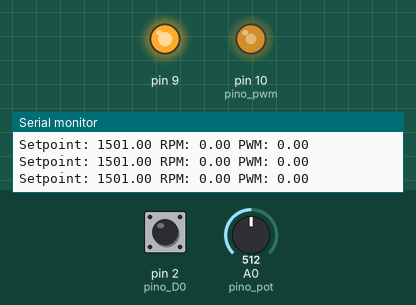
Bench run of a sketch on a simulated Arduino Uno, built with avr-gcc and run on an emulated ATmega328P. On the bench: output pins drawn as LEDs (lit = HIGH), the last lines printed to the serial monitor. The inputs (shaded band) are chosen by the test bench; at power-on: pin 2 (pino_D0) LOW, A0 (pino_pot) = 512.

Above: at 1.2 s.
1.3 s: pin 2 (pino_D0) driven HIGH
At 2.2 s:
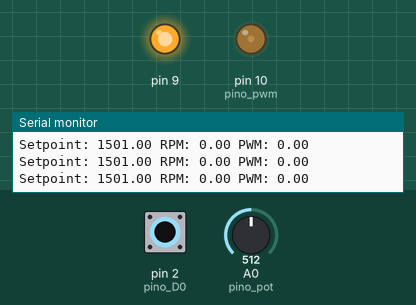
3.1 s: pin 2 (pino_D0) pulsed LOW 5 times (0.12 s each, 0.3 s apart)
At 5.8 s:
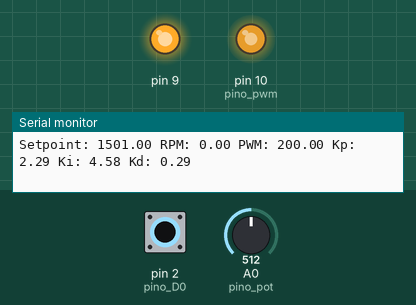
Timing chart, 0 to 7.3 s (numbered marks = the images above; inputs shaded):
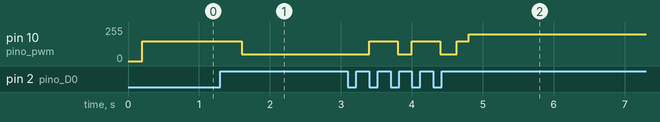

The sketch:

controlador_PID_Autoajustavel.ino
```cpp
#include <PID_v1.h>

// Pinos
const int pino_D0 = 2;
const int pino_pwm = 10;
const int pino_pot = A0;

// Variáveis do encoder
float rpm;
unsigned long timeold;
const unsigned int pulsos_por_volta = 9;
volatile byte pulsos;
int estadoAtual;
int estadoAnterior = LOW;

// Variáveis do PID
double Setpoint, Input, Output;
double Kp = 0.1, Ki = 0.0, Kd = 0.0;
PID myPID(&Input, &Output, &Setpoint, Kp, Ki, Kd, DIRECT);

// Variáveis para auto-tuning
bool tuning = true;
unsigned long lastTime = 0;
const int PWM_BASE = 100;     // PWM base durante o auto-tuning
const int PWM_STEP = 50;      // Amplitude do relay
double rpmMax = 0;            // RPM máximo durante oscilação
double rpmMin = 9999;         // RPM mínimo durante oscilação
unsigned long periodStart = 0; // Tempo de início do período
int crossings = 0;            // Contagem de cruzamentos
double avgRPM = 0;            // RPM médio
bool relayHigh = true;        // Estado do relay
double Tu = 0;                // Período de oscilação
double Ku = 0;                // Ganho crítico

void setup() {
  Serial.begin(9600);

  pinMode(pino_D0, INPUT);
  pinMode(pino_pwm, OUTPUT);
  pinMode(9, OUTPUT);
  digitalWrite(9, HIGH);

  pulsos = 0;
  rpm = 0;
  timeold = millis();

  // Configuração inicial do PID
  myPID.SetMode(AUTOMATIC);
  myPID.SetOutputLimits(0, 200);

  Serial.println("Sistema iniciado - Modo Auto-tuning");
}

void loop() {
  // Leitura do setpoint via potenciômetro
  int potValue = analogRead(pino_pot);
  Setpoint = map(potValue, 0, 1023, 0, 3000);

  // Leitura do encoder
  estadoAtual = digitalRead(pino_D0);
  if (estadoAtual == HIGH && estadoAnterior == LOW) {
    pulsos++;
  }
  estadoAnterior = estadoAtual;

  // Cálculo do RPM e controle
  if (millis() - timeold >= 200) {  // Atualiza a cada 200ms
    unsigned long tempoDecorrido = millis() - timeold;
    rpm = (60.0 * 1000.0 * pulsos) / (pulsos_por_volta * tempoDecorrido);
    timeold = millis();
    pulsos = 0;
    Input = rpm;

    if (tuning) {
      autotunePID();
    } else {
      myPID.Compute();
      analogWrite(pino_pwm, Output);
    }

    // Debug
    Serial.print("Setpoint: ");
    Serial.print(Setpoint);
    Serial.print(" RPM: ");
    Serial.print(rpm, 2);
    Serial.print(" PWM: ");
    Serial.print(Output);
    if (!tuning) {
      Serial.print(" Kp: ");
      Serial.print(Kp);
      Serial.print(" Ki: ");
      Serial.print(Ki);
      Serial.print(" Kd: ");
      Serial.print(Kd);
    }
    Serial.println();
  }
}

void autotunePID() {
  // Atualiza média móvel do RPM
  avgRPM = 0.7 * avgRPM + 0.3 * rpm;

  // Implementa relay feedback
  if (rpm > avgRPM && !relayHigh) {
    relayHigh = true;
    handleCrossing();
  } else if (rpm < avgRPM && relayHigh) {
    relayHigh = false;
    handleCrossing();
  }

  // Aplica PWM baseado no estado do relay
  int pwmValue = PWM_BASE + (relayHigh ? PWM_STEP : -PWM_STEP);
  pwmValue = constrain(pwmValue, 0, 200);
  analogWrite(pino_pwm, pwmValue);

  // Atualiza RPM máximo e mínimo
  rpmMax = max(rpmMax, rpm);
  rpmMin = min(rpmMin, rpm);
}

void handleCrossing() {
  crossings++;

  if (crossings == 1) {
    // Inicia medição do período
    periodStart = millis();
  }
  else if (crossings >= 6) {  // 3 ciclos completos
    // Calcula período e amplitude
    Tu = (millis() - periodStart) / 3000.0;  // Converte para segundos
    double amplitude = (rpmMax - rpmMin) / 2;
    Ku = (4 * PWM_STEP) / (PI * amplitude);

    // Aplica regras de Ziegler-Nichols
    Kp = 0.6 * Ku;
    Ki = 1.2 * Ku / Tu;
    Kd = 0.075 * Ku * Tu;

    // Configura PID com novos valores
    myPID.SetTunings(Kp, Ki, Kd);
    tuning = false;

    Serial.println("\nAuto-tuning concluído!");
    Serial.print("Tu: "); Serial.print(Tu);
    Serial.print(" Ku: "); Serial.print(Ku);
    Serial.println("\nNovos parâmetros PID:");
    Serial.print("Kp: "); Serial.print(Kp);
    Serial.print(" Ki: "); Serial.print(Ki);
    Serial.print(" Kd: "); Serial.println(Kd);
  }
}
```

Measured:
- after the input at 1.3 s, pin 10 (pino_pwm): 150/255 → 50/255 after 0.30 s
- after the input at 3.1 s, pin 10 (pino_pwm): 50/255 → 150/255 after 0.30 s, → 50/255 0.40 s later, → 150/255 0.20 s later, → 50/255 0.40 s later, … (6 changes in this stretch)
